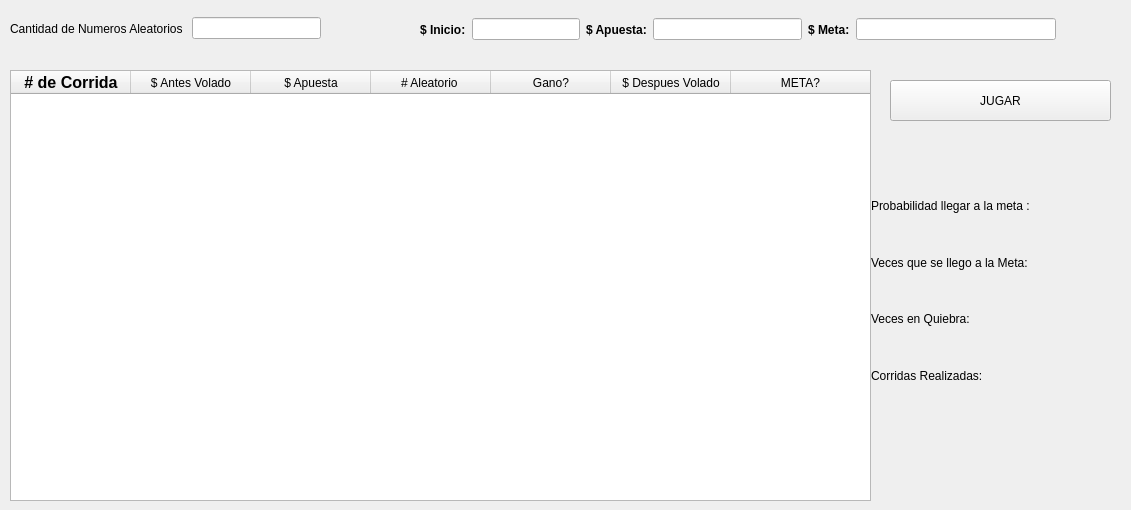
       <widget class="QWidget" name="ONCE">
        <property name="windowTitle">
         <string>::VOLADOS::</string>
        </property>
        <widget class="QTableWidget" name="tabla_vola">
         <property name="enabled">
          <bool>true</bool>
         </property>
         <property name="geometry">
          <rect>
           <x>10</x>
           <y>70</y>
           <width>861</width>
           <height>431</height>
          </rect>
         </property>
         <property name="sizeIncrement">
          <size>
           <width>8</width>
           <height>0</height>
          </size>
         </property>
         <property name="contextMenuPolicy">
          <enum>Qt::DefaultContextMenu</enum>
         </property>
         <property name="autoFillBackground">
          <bool>false</bool>
         </property>
         <property name="frameShape">
          <enum>QFrame::StyledPanel</enum>
         </property>
         <property name="frameShadow">
          <enum>QFrame::Plain</enum>
         </property>
         <property name="lineWidth">
          <number>0</number>
         </property>
         <property name="selectionMode">
          <enum>QAbstractItemView::SingleSelection</enum>
         </property>
         <property name="selectionBehavior">
          <enum>QAbstractItemView::SelectRows</enum>
         </property>
         <property name="showGrid">
          <bool>true</bool>
         </property>
         <attribute name="horizontalHeaderVisible">
          <bool>true</bool>
         </attribute>
         <attribute name="horizontalHeaderCascadingSectionResizes">
          <bool>false</bool>
         </attribute>
         <attribute name="horizontalHeaderDefaultSectionSize">
          <number>120</number>
         </attribute>
         <attribute name="horizontalHeaderStretchLastSection">
          <bool>true</bool>
         </attribute>
         <attribute name="verticalHeaderVisible">
          <bool>false</bool>
         </attribute>
         <column>
          <property name="text">
           <string notr="true"># de Corrida</string>
          </property>
          <property name="font">
           <font>
            <pointsize>12</pointsize>
            <weight>75</weight>
            <bold>true</bold>
           </font>
          </property>
          <property name="background">
           <color>
            <red>0</red>
            <green>170</green>
            <blue>255</blue>
           </color>
          </property>
         </column>
         <column>
          <property name="text">
           <string>$ Antes Volado</string>
          </property>
         </column>
         <column>
          <property name="text">
           <string>$ Apuesta</string>
          </property>
         </column>
         <column>
          <property name="text">
           <string># Aleatorio </string>
          </property>
         </column>
         <column>
          <property name="text">
           <string>Gano?</string>
          </property>
         </column>
         <column>
          <property name="text">
           <string>$ Despues Volado</string>
          </property>
         </column>
         <column>
          <property name="text">
           <string>META?</string>
          </property>
         </column>
        </widget>
        <widget class="QPushButton" name="btn_calcular_vola">
         <property name="geometry">
          <rect>
           <x>890</x>
           <y>80</y>
           <width>221</width>
           <height>41</height>
          </rect>
         </property>
         <property name="text">
          <string>JUGAR</string>
         </property>
        </widget>
        <widget class="QWidget" name="layoutWidget">
         <property name="geometry">
          <rect>
           <x>10</x>
           <y>10</y>
           <width>311</width>
           <height>37</height>
          </rect>
         </property>
         <layout class="QHBoxLayout" name="horizontalLayout_26">
          <item>
           <layout class="QHBoxLayout" name="horizontalLayout_52">
            <item>
             <widget class="QLabel" name="label_expo_4">
              <property name="text">
               <string>Cantidad de Numeros Aleatorios </string>
              </property>
             </widget>
            </item>
            <item>
             <widget class="QLineEdit" name="lineval_vola">
              <property name="text">
               <string> </string>
              </property>
             </widget>
            </item>
           </layout>
          </item>
         </layout>
        </widget>
        <widget class="QWidget" name="layoutWidget">
         <property name="geometry">
          <rect>
           <x>420</x>
           <y>10</y>
           <width>636</width>
           <height>39</height>
          </rect>
         </property>
         <layout class="QHBoxLayout" name="horizontalLayout_28">
          <item>
           <layout class="QHBoxLayout" name="horizontalLayout_27">
            <item>
             <layout class="QHBoxLayout" name="horizontalLayout_50">
              <item>
               <widget class="QLabel" name="label_lnexpo_13">
                <property name="font">
                 <font>
                  <weight>75</weight>
                  <bold>true</bold>
                 </font>
                </property>
                <property name="text">
                 <string>$ Inicio:</string>
                </property>
               </widget>
              </item>
              <item>
               <widget class="QLineEdit" name="linen_vola_ini">
                <property name="maximumSize">
                 <size>
                  <width>200</width>
                  <height>16777215</height>
                 </size>
                </property>
                <property name="text">
                 <string> </string>
                </property>
               </widget>
              </item>
             </layout>
            </item>
            <item>
             <widget class="QLabel" name="label_lnexpo_14">
              <property name="font">
               <font>
                <weight>75</weight>
                <bold>true</bold>
               </font>
              </property>
              <property name="text">
               <string>$ Apuesta:</string>
              </property>
             </widget>
            </item>
            <item>
             <widget class="QLineEdit" name="linen_vola_apu">
              <property name="maximumSize">
               <size>
                <width>200</width>
                <height>16777215</height>
               </size>
              </property>
              <property name="text">
               <string> </string>
              </property>
             </widget>
            </item>
           </layout>
          </item>
          <item>
           <widget class="QLabel" name="label_lnexpo_15">
            <property name="font">
             <font>
              <weight>75</weight>
              <bold>true</bold>
             </font>
            </property>
            <property name="text">
             <string>$ Meta:</string>
            </property>
           </widget>
          </item>
          <item>
           <widget class="QLineEdit" name="linen_vola_meta">
            <property name="maximumSize">
             <size>
              <width>200</width>
              <height>16777215</height>
             </size>
            </property>
            <property name="text">
             <string> </string>
            </property>
           </widget>
          </item>
         </layout>
        </widget>
        <widget class="QWidget" name="layoutWidget">
         <property name="geometry">
          <rect>
           <x>871</x>
           <y>180</y>
           <width>251</width>
           <height>221</height>
          </rect>
         </property>
         <layout class="QVBoxLayout" name="verticalLayout_14">
          <item>
           <widget class="QLabel" name="lbl_prob">
            <property name="text">
             <string>Probabilidad llegar a la meta :</string>
            </property>
           </widget>
          </item>
          <item>
           <widget class="QLabel" name="lbl_meta">
            <property name="text">
             <string>Veces que se llego a la Meta:</string>
            </property>
           </widget>
          </item>
          <item>
           <widget class="QLabel" name="lbl_quiebra">
            <property name="text">
             <string>Veces en Quiebra:</string>
            </property>
           </widget>
          </item>
          <item>
           <widget class="QLabel" name="lbl_corridas">
            <property name="text">
             <string>Corridas Realizadas:</string>
            </property>
           </widget>
          </item>
         </layout>
        </widget>
       </widget>
